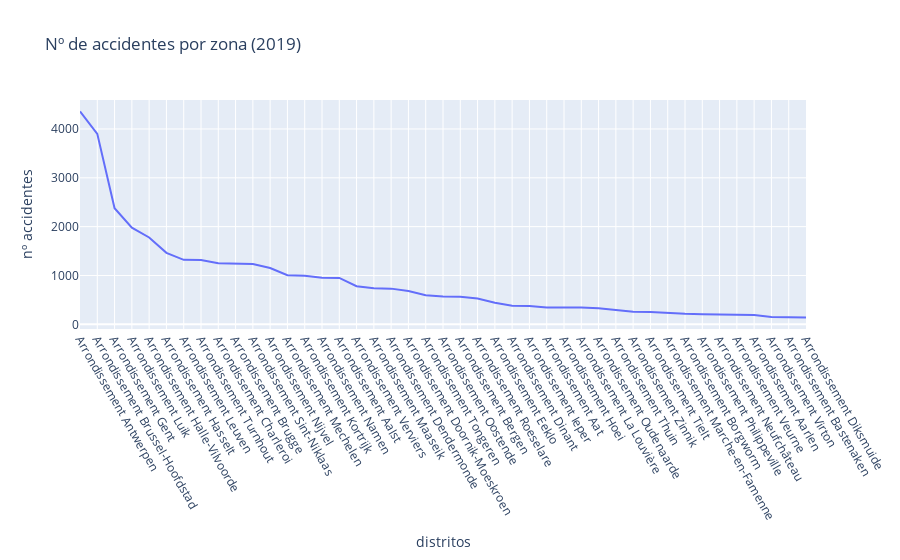

Source (notebook cell):
### Code cell
fig = px.line(x=sorted_acc_2019_por_zona["ADM_DSTR"], y=sorted_acc_2019_por_zona["Nº ACC"], labels = {"x": "distritos", "y": "nº accidentes"}, title = "Nº de accidentes por zona (2019)")
#ax.set_xlabel(xlabel, rotation=60)
fig.update_xaxes(tickangle=60)
fig.show()

### Figure 1 — Plotly figure (JSON) as saved in the notebook; plotly's stock layout.template omitted (floating-point values rounded to 4 significant figures)
{"data": [{"hovertemplate": "distritos=%{x}<br>nº accidentes=%{y}<extra></extra>", "legendgroup": "", "line": {"color": "#636efa", "dash": "solid"}, "marker": {"symbol": "circle"}, "mode": "lines", "name": "", "orientation": "v", "showlegend": false, "type": "scatter", "x": ["Arrondissement Antwerpen", "Arrondissement Brussel-Hoofdstad", "Arrondissement Gent", "Arrondissement Luik", "Arrondissement Halle-Vilvoorde", "Arrondissement Hasselt", "Arrondissement Leuven", "Arrondissement Turnhout", "Arrondissement Charleroi", "Arrondissement Brugge", "Arrondissement Sint-Niklaas", "Arrondissement Nijvel", "Arrondissement Mechelen", "Arrondissement Kortrijk", "Arrondissement Namen", "Arrondissement Aalst", "Arrondissement Verviers", "Arrondissement Maaseik", "Arrondissement Dendermonde", "Arrondissement Doornik-Moeskroen", "Arrondissement Tongeren", "Arrondissement Oostende", "Arrondissement Bergen", "Arrondissement Roeselare", "Arrondissement Eeklo", "Arrondissement Dinant", "Arrondissement Ieper", "Arrondissement Aat", "Arrondissement Hoei", "Arrondissement La Louvière", "Arrondissement Oudenaarde", "Arrondissement Thuin", "Arrondissement Zinnik", "Arrondissement Tielt", "Arrondissement Marche-en-Famenne", "Arrondissement Borgworm", "Arrondissement Philippeville", "Arrondissement Neufchâteau", "Arrondissement Veurne", "Arrondissement Aarlen", "Arrondissement Virton", "Arrondissement Bastenaken", "Arrondissement Diksmuide"], "xaxis": "x", "y": [4358, 3899, 2377, 1979, 1778, 1463, 1321, 1317, 1250, 1245, 1234, 1152, 1006, 993, 955, 951, 780, 739, 731, 682, 597, 568, 564, 527, 441, 383, 373, 346, 346, 346, 328, 291, 256, 254, 229, 216, 209, 206, 204, 189, 151, 147, 139], "yaxis": "y"}], "layout": {"legend": {"tracegroupgap": 0}, "title": {"text": "Nº de accidentes por zona (2019)"}, "xaxis": {"anchor": "y", "domain": [0, 1], "tickangle": 60, "title": {"text": "distritos"}}, "yaxis": {"anchor": "x", "domain": [0, 1], "title": {"text": "nº accidentes"}}}}
